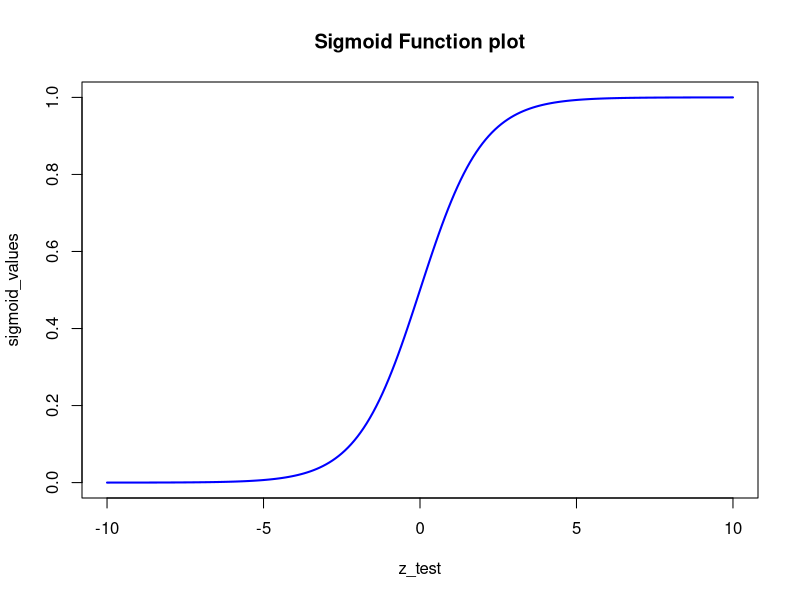
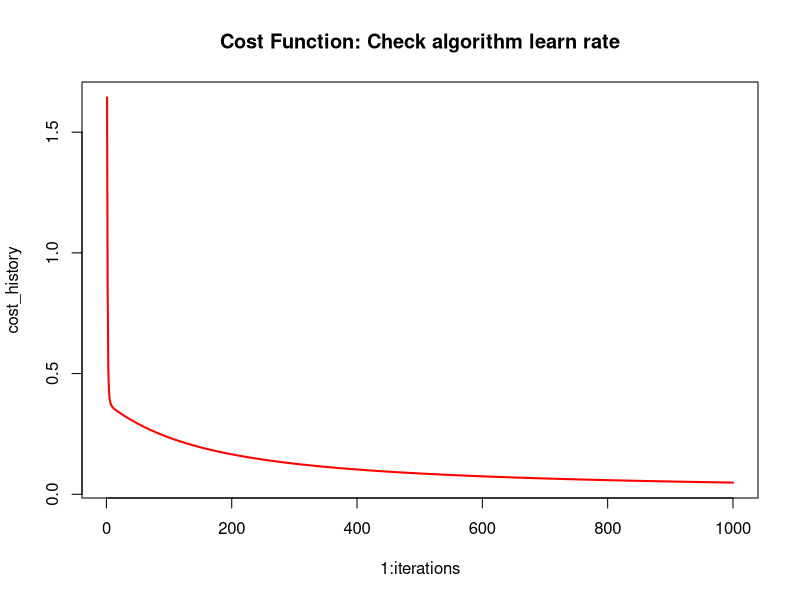
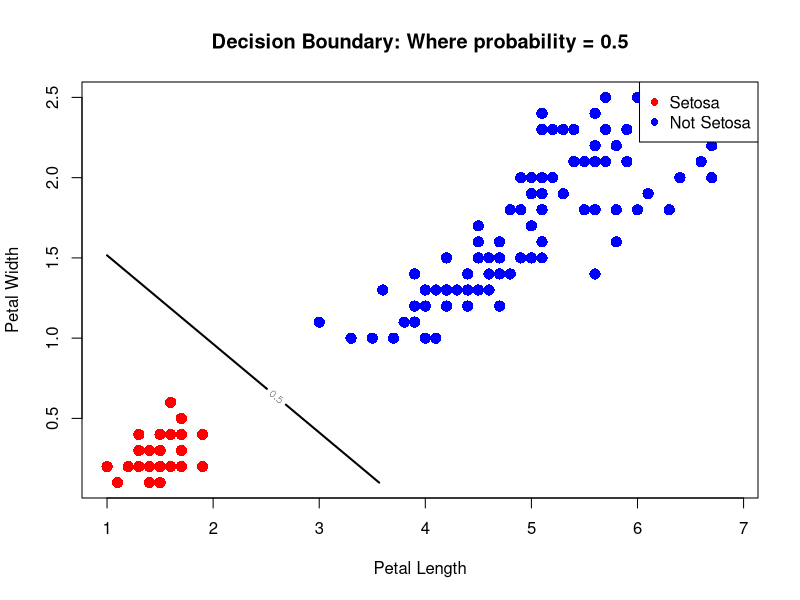

These figures' R source, in order:
## ---- chunk 1
library(datasets)
library(ggplot2)

# Load iris data and create binary classification problem
data(iris)

# Let's predict: is it setosa (1) or not setosa (0)?
iris_binary <- iris
iris_binary$is_setosa <- ifelse(iris_binary$Species == "setosa", 1, 0)

# Use petal length and width as features - they separate setosa well
X <- as.matrix(iris_binary[, 3:4])  # Select columns Petal.Length, Petal.Width
y <- iris_binary$is_setosa
n <- nrow(X)

# Add bias term (intercept)
X_bias <- cbind(1, X)
print(X_bias)
## ---- chunk 2
# Initialize weights randomly
set.seed(42)
weights <- runif(ncol(X_bias), -0.5, 0.5)

# The sigmoid function - Converts any real number to probability between 0 and 1
sigmoid <- function(z) {
  1 / (1 + exp(-z))
}

# Test our sigmoid
z_test <- seq(-10, 10, 0.1)
sigmoid_values <- sigmoid(z_test)
plot(z_test, sigmoid_values, type = "l", col = "blue", lwd = 2)
title("Sigmoid Function plot")
## ---- chunk 3
# Learning rate - how big steps we take
learning_rate <- 0.1
iterations <- 1000

# Store cost history to see learning
cost_history <- numeric(iterations)

for (i in 1:iterations) {
  # Forward pass: calculate predictions
  z <- X_bias %*% weights          # z = X * weights (linear part)
  h <- sigmoid(z)                  # p = sigmoid(z) (probability part)
  
 # Cost: -sum(y*log(h) + (1-y)*log(1-h))
  cost <- -(1/n) * sum(y * log(h + 1e-15) + (1 - y) * log(1 - h + 1e-15))
  cost_history[i] <- cost
  
  # Gradient: how to change weights   ## dJ/dw = (1/m) * X^T * (h - y)
  # This tells us which direction to move weights
  error <- h - y                   # prediction error
  gradients <- (1/n) * t(X_bias) %*% error
  
  # Update weights 
  weights <- weights - learning_rate * gradients
}

# Final predictions
final_z <- X_bias %*% weights
final_probabilities <- sigmoid(final_z)
final_predictions <- ifelse(final_probabilities > 0.5, 1, 0)

# Create a data frame
results <- data.frame(z = final_z, prob = final_probabilities, pred = final_predictions)
print(results)
## ---- chunk 4
# Get feature names dynamically
feature_names <- colnames(iris_binary)[3:4]

# Our weights
our_weights <- weights
names(our_weights) <- c("Intercept", feature_names)

# R's built-in logistic regression
formula_str <- paste("is_setosa ~", paste(feature_names, collapse = " + "))
glm_model <- glm(as.formula(formula_str), data = iris_binary, family = binomial)
builtin_weights <- coef(glm_model)

# Compare - should be very close
our_weights
builtin_weights

# Accuracy
accuracy <- mean(final_predictions == y)
print(accuracy * 100)
## ---- chunk 5
# Look at the cost function 
plot(1:iterations, cost_history, type = "l", col = "red", lwd = 2)
title("Cost Function: Check algorithm learn rate")
# Should decrease and flatten out
## ---- chunk 6
# Create a grid to show decision boundary
petal_length_range <- seq(min(X[,1]), max(X[,1]), length.out = 50)
petal_width_range <- seq(min(X[,2]), max(X[,2]), length.out = 50)
grid <- expand.grid(Petal.Length = petal_length_range, 
                    Petal.Width = petal_width_range)

# Add bias and predict for entire grid
grid_bias <- cbind(1, as.matrix(grid))
grid_z <- grid_bias %*% weights
grid_probs <- sigmoid(grid_z)

# Plot the decision boundary
plot(X[,1], X[,2], col = ifelse(y == 1, "red", "blue"), 
     pch = 16, cex = 1.5,
     xlab = "Petal Length", ylab = "Petal Width")
contour(petal_length_range, petal_width_range, 
        matrix(grid_probs, 50, 50), levels = 0.5, 
        add = TRUE, col = "black", lwd = 2)
title("Decision Boundary: Where probability = 0.5")
legend("topright", c("Setosa", "Not Setosa"), 
       col = c("red", "blue"), pch = 16)
## ---- chunk 7
# Show some predictions with probabilities
sample_indices <- c(1, 51, 101)  # one from each species
for (idx in sample_indices) {
  prob <- final_probabilities[idx]
  pred <- final_predictions[idx]
  actual <- y[idx]
  cat("Flower", idx, ": Prob =", round(prob, 3), 
      ", Predicted =", pred, ", Actual =", actual, "\n")
}
